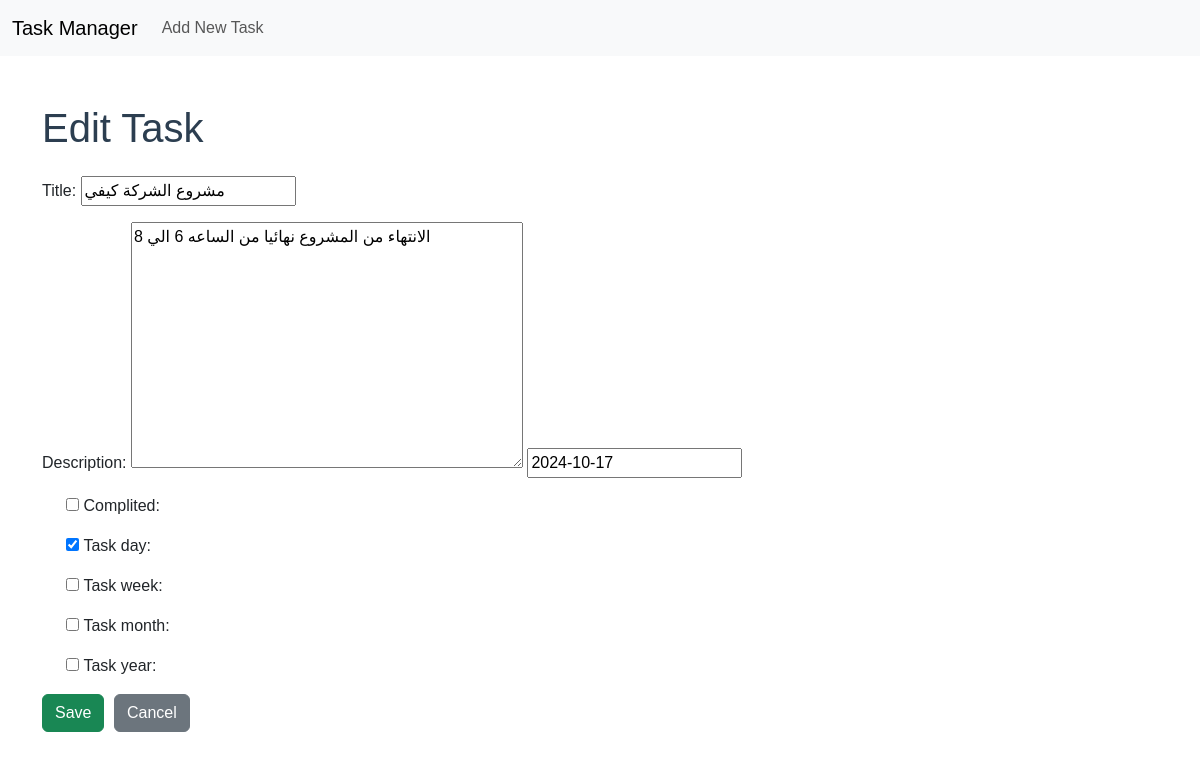
Screenshot of /accounts/tasks/7/edit/ (signed in) with the database file from the repository.
### tasks/models.py (models this page shows, shortened)
class Task(models.Model):
    title=models.CharField(max_length=200)
    description=models.TextField(blank=True,null=True)
    due_date=models.DateField()
    complited=models.BooleanField(default=False)
    task_day=models.BooleanField(default=False)
    task_week=models.BooleanField(default=False)
    task_month=models.BooleanField(default=False)
    task_year=models.BooleanField(default=False)
    user=models.ForeignKey(User,on_delete=models.CASCADE)

### tasks/views.py (the view)
# urls.py: path('tasks/<int:task_id>/edit/', views.Task_update , name= 'Task_update'),
def Task_update(request,task_id):
    task=Task.objects.get(id=task_id,user=request.user)
    if request.method == 'POST':
        form=TaskForm(request.POST,instance=task)
        if form.is_valid():
            form.save()
            return redirect('Task_list')
    else:
        form=TaskForm(instance=task)
    return render(request,'tasks/Task_form.html',{'form':form})

### tasks/forms.py
class TaskForm(forms.ModelForm):
    class Meta:
        model=Task
        fields=['title','description','due_date','complited','task_day','task_week','task_month','task_year']

### tasks/templates/tasks/Task_form.html (shortened to what this page needs)
{% extends 'tasks/base.html' %}
{% block content %}
    <h1 class="my-4">{% if form.instance.pk %}Edit Task{% else %}Create Task{% endif %}</h1>
    <form method="POST" class="needs-validation" novalidate>
        <div class="mb-3">
            {{ form.title.label_tag }}
            {{ form.title }}
        </div>
        <div class="mb-3">
            {{ form.description.label_tag }}
            {{ form.description }}
            {{ form.due_date }}
        </div>
        <div class="form-check mb-3">
            {{ form.complited }} {{ form.complited.label_tag }}
        </div>
        <div class="form-check mb-3">
            {{ form.task_day }} {{ form.task_day.label_tag }}
        </div>
        <div class="form-check mb-3">
            {{ form.task_week }} {{ form.task_week.label_tag }}
        </div>
        <div class="form-check mb-3">
            {{ form.task_month }} {{ form.task_month.label_tag }}
        </div>
        <div class="form-check mb-3">
            {{ form.task_year }} {{ form.task_year.label_tag }}
        </div>
        <button type="submit" class="btn btn-success">Save</button>
        <a href="{% url 'Task_list' %}" class="btn btn-secondary">Cancel</a>
    </form>
{% endblock %}

### tasks/static/css/style.css (style rules this page uses)
body { font-family: Arial, sans-serif; }
h1 { color: #2c3e50; }
.btn { margin-right: 5px; }

### rows the page displays
Task: title "مشروع الشركة كيفي", description "الانتهاء من المشروع نهائيا من الساعه 6 الي 8", due_date "2024-10-17", task_day "☑"
